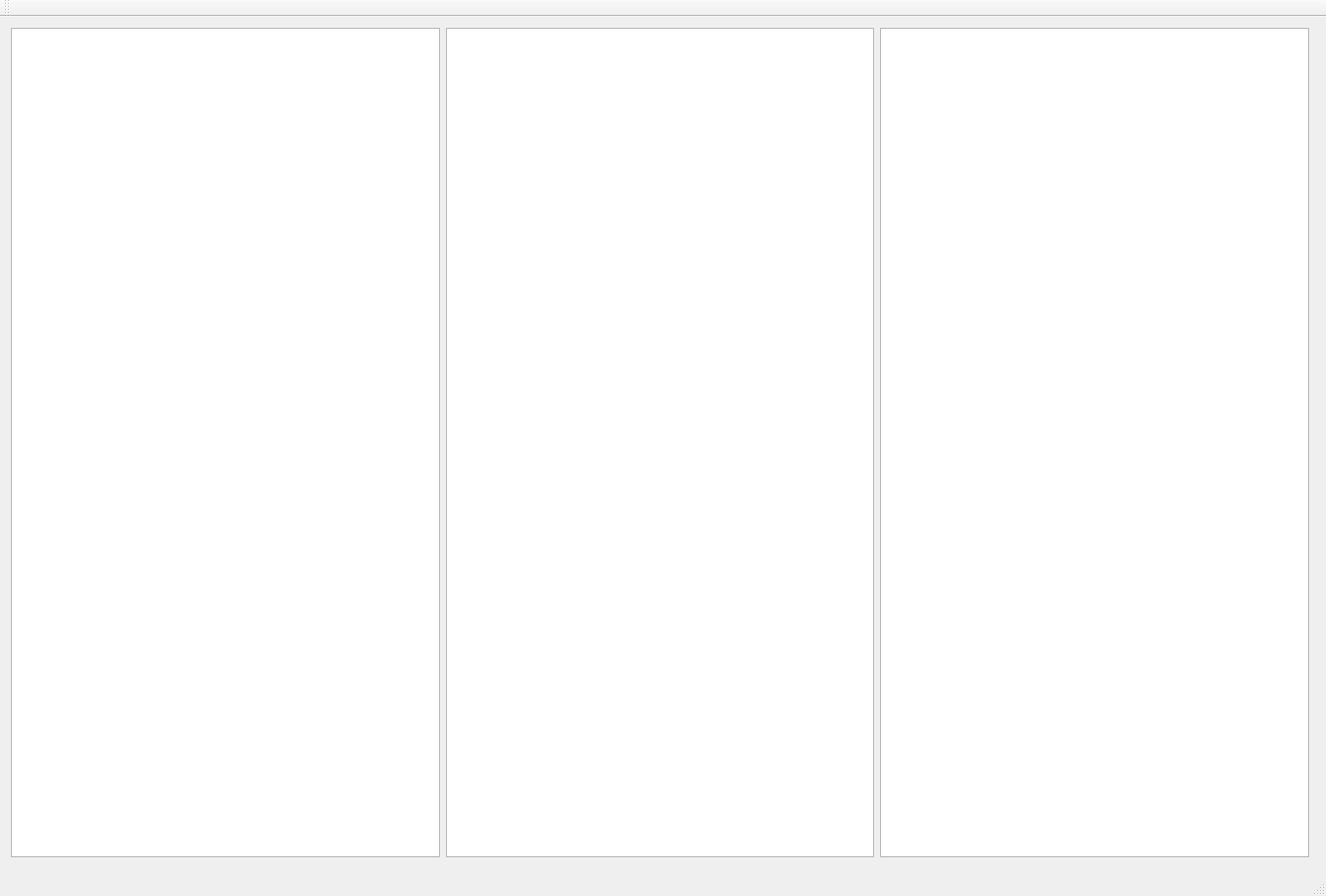
<?xml version="1.0" encoding="UTF-8"?>
<ui version="4.0">
 <class>MainWindow</class>
 <widget class="QMainWindow" name="MainWindow">
  <property name="geometry">
   <rect>
    <x>0</x>
    <y>0</y>
    <width>1335</width>
    <height>902</height>
   </rect>
  </property>
  <property name="windowTitle">
   <string>MainWindow</string>
  </property>
  <widget class="QWidget" name="centralWidget">
   <layout class="QGridLayout" name="gridLayout">
    <item row="0" column="1">
     <widget class="QTableView" name="tableView"/>
    </item>
    <item row="0" column="0">
     <widget class="QListView" name="listView"/>
    </item>
    <item row="0" column="2">
     <widget class="QTreeView" name="treeView"/>
    </item>
    <item row="0" column="3" rowspan="2">
     <widget class="JsonModelEdit" name="widget" native="true"/>
    </item>
   </layout>
  </widget>
  <widget class="QMenuBar" name="menuBar">
   <property name="geometry">
    <rect>
     <x>0</x>
     <y>0</y>
     <width>1335</width>
     <height>22</height>
    </rect>
   </property>
  </widget>
  <widget class="QToolBar" name="mainToolBar">
   <attribute name="toolBarArea">
    <enum>TopToolBarArea</enum>
   </attribute>
   <attribute name="toolBarBreak">
    <bool>false</bool>
   </attribute>
  </widget>
  <widget class="QStatusBar" name="statusBar"/>
 </widget>
 <layoutdefault spacing="6" margin="11"/>
 <customwidgets>
  <customwidget>
   <class>JsonModelEdit</class>
   <extends>QWidget</extends>
   <header>JsonModelEdit.h</header>
   <container>1</container>
  </customwidget>
 </customwidgets>
 <resources/>
 <connections/>
</ui>
